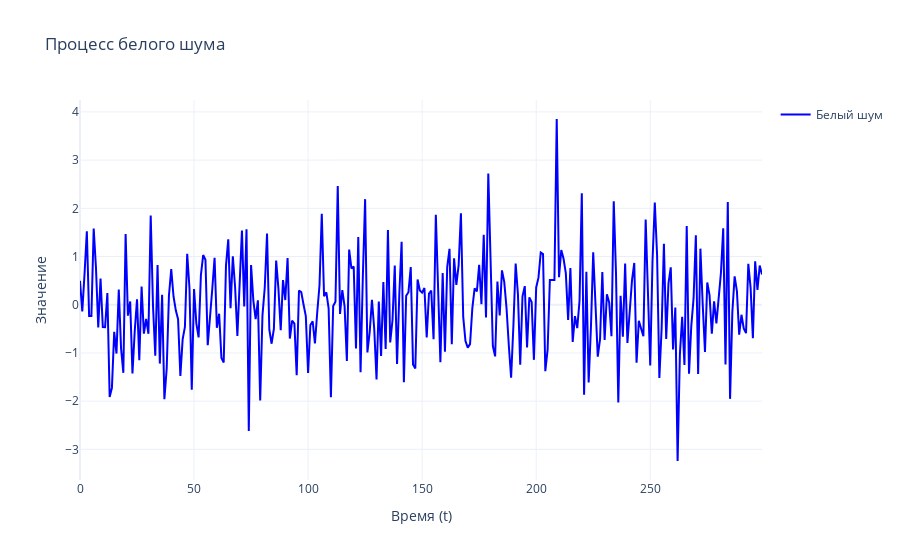

Source (notebook cell):
### Markdown cell above
#### Определение:
Процесс $\{ \varepsilon_t \}$ называется **белым шумом**, если он удовлетворяет следующим условиям:

1. **Математическое ожидание равно нулю**:
   $$
   \mathbb{E}[\varepsilon_t] = 0, \quad \forall t.
   $$

2. **Постоянная дисперсия**:
   $$
   \text{Var}(\varepsilon_t) = \sigma^2, \quad \forall t,
   $$
   где $\sigma^2 > 0$ — константа.

3. **Отсутствие автокорреляции**:
   $$
   \text{Cov}(\varepsilon_t, \varepsilon_{t-k}) = 0, \quad \forall k \neq 0.
   $$

#### Формальное обозначение:
$$
\varepsilon_t \sim WN(0, \sigma^2),
$$
где $WN$ обозначает "белый шум" с математическим ожиданием $0$ и дисперсией $\sigma^2$.

#### Дополнительные предположения:
- Если дополнительно предполагается нормальность распределения, то процесс называется **гауссовским белым шумом**:
  $$
  \varepsilon_t \sim \mathcal{N}(0, \sigma^2).
  $$

### Code cell
# Импортируем необходимые библиотеки
import numpy as np
import plotly.graph_objects as go

# Генерация белого шума
np.random.seed(42)  # Для воспроизводимости результатов
n = 300  # Количество наблюдений
mean = 0  # Математическое ожидание
std_dev = 1  # Стандартное отклонение (корень из дисперсии)

# Генерация данных белого шума
white_noise = np.random.normal(loc=mean, scale=std_dev, size=n)

# Создание временной оси
time_index = np.arange(n)

# Визуализация с помощью Plotly
fig = go.Figure()

# Добавление данных на график
fig.add_trace(go.Scatter(
    x=time_index,
    y=white_noise,
    mode='lines',
    name='Белый шум',
    line=dict(color='blue', width=2)
))

# Настройка макета графика
fig.update_layout(
    title="Процесс белого шума",
    xaxis_title="Время (t)",
    yaxis_title="Значение",
    template="plotly_white",
    showlegend=True
)

# Отображение графика
fig.show()

### Figure 1 — Plotly figure (JSON) as saved in the notebook; plotly's stock layout.template omitted (floating-point values rounded to 4 significant figures; data arrays with more than 128 entries replaced by an {"elided": "..."} marker saying what was removed)
{"data": [{"line": {"color": "blue", "width": 2}, "mode": "lines", "name": "Белый шум", "type": "scatter", "x": {"elided": "300 int values"}, "y": {"elided": "300 float values"}}], "layout": {"showlegend": true, "title": {"text": "Процесс белого шума"}, "xaxis": {"title": {"text": "Время (t)"}}, "yaxis": {"title": {"text": "Значение"}}}}
